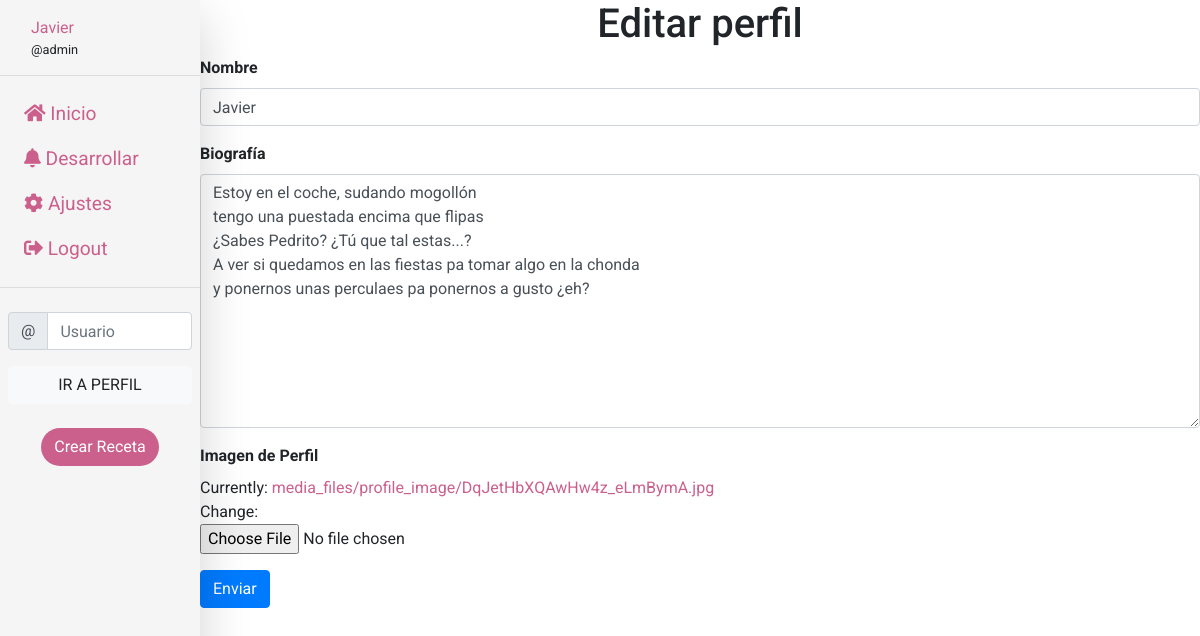
Page /edit-profile/ (signed in) on the committed database.
### base/models.py (models this page shows, shortened)
class Profile(models.Model):
    class Meta:
        verbose_name = u'Perfil de Usuario'
        verbose_name_plural = u'Perfiles de Usuarios'
    user = models.OneToOneField(User, verbose_name=u'Usuario asociado', on_delete=models.CASCADE)
    display_name = models.CharField(verbose_name=u'Nombre', max_length=15)
    bio = models.TextField(verbose_name=u'Biografía', max_length=256, blank=True)
    followers = models.ManyToManyField('self', verbose_name=u'Seguidores', related_name='Seguidores', blank=True, symmetrical=False)
    followed = models.ManyToManyField('self', verbose_name=u'Seguidos', related_name='Seguidos', blank=True, symmetrical=False)
    image = models.ImageField(upload_to='media_files/profile_image', default='media_files/profile_image/no-image.png')

### home/views.py (the view)
# urls.py: path('edit-profile/', views.edit_profile, name='edit-profile'),
def edit_profile(request):
    profile = request.user.profile
    form = ProfileForm(instance = profile)
    if request.method == 'POST':
        form = ProfileForm(request.POST, request.FILES, instance=profile)
        if form.is_valid():
            profile = form.save()
            return HttpResponseRedirect(reverse("home:show-feed"))
    replacements = {
        'form': form,
    }
    return render(request, 'home/edit-profile.html', replacements)

### base/forms.py
class ProfileForm(ModelForm):
    class Meta:
        model = Profile
        fields = ['display_name', 'bio', 'image']

### home/templates/home/edit-profile.html (shortened to what this page needs)
{% extends "base/dashboard.html" %}
{% load static %}
{% load widget_tweaks %}
{% block custom-css %}
    {{block.super}}
{% endblock %}
{% block contenido %}
<h1 class="text-center">Editar perfil</h1>
<form method='POST' enctype="multipart/form-data">
    <div class="form-group">
        <label><strong>Nombre</strong></label>
        {{ form.display_name|add_class:'form-control' }}
    </div>
    <div class="form-group">
        <label><strong>Biografía</strong></label>
        {{ form.bio|add_class:'form-control' }}
    </div>
    <div class="form-group">
        <label><strong>Imagen de Perfil</strong></label> <br>
        {{ form.image|add_class:'form-control-file'}}
    </div>
    <button type="submit" class="btn btn-primary">Enviar</button>
</form>
{% endblock %}

### base/templates/base/dashboard.html (shortened to what this page needs)
{% extends "base/base.html" %}
{% load static %}
{% block custom-css %}
	<link rel='stylesheet' type='text/css' media='screen' href="{% static 'home/feed.css' %}">
{% endblock %}
{% block body %}
<div class="container-fluid">
    <div class="row" style="height:100vh">
        <nav class="col-md-3 col-lg-2 md-hide shadow-lg h-100" style="padding: 0; z-index: 10; background-color: #f5f5f5">
            <div class="container mt-3">
                <div class="row pl-3">
                    <div class="col-lg-8 col-md-12">
                        <div class="container">
                            <div class="row">
                                <a href="{% url 'home:view-profile' username=request.user.username %}">{{request.user.profile.display_name}}</a>
                            </div>
                            <div class="row">
                                <small>@{{request.user.username}}</small>
                            </div>
                        </div>
                    </div>
                </div>
            </div>
            <hr>
            <nav class="nav flex-column ml-2" style="font-size: 1.2rem;">
                <a class="nav-link active" href="{% url 'home:show-feed' %}"><i class="fas fa-home"></i> Inicio</a>
                <a class="nav-link" href="#"><i class="fas fa-bell"></i> Desarrollar</a>
                <a class="nav-link" href="{% url 'home:edit-profile' %}"><i class="fas fa-cog"></i> Ajustes</a>
                <a class="nav-link" href="{% url 'home:custom-logout' %}"><i class="fas fa-sign-out-alt"></i> Logout</a>
            </nav>
            <hr>
            <div class="d-flex px-2 justify-content-center mt-4 w-100">
                <div clas="col-12">
                    <div class="container">
                        <div class="row">
                            <div class="input-group">
                                <div class="input-group-prepend">
                                    <span class="input-group-text">@</span>
                                </div>
                                <input type="text" class="form-control" id="search-username" placeholder="Usuario">
                            </div>
                        </div>
                    </div>
                    <button onclick="buscarUsuario()" type="button" class="w-100 btn btn-light mt-3">IR A PERFIL</button>
                </div>
            </div>
            <div class="row mt-4 justify-content-center">
                <a class="btn btn-crear" href="{% url 'home:new-recipe' %}">Crear Receta</a>
            </div>
        </nav>
        <div class="col-md-9 col-lg-10 col-12 p-0 w-100 contenido">
            {% block contenido %}
            {% endblock %}
        </div>
    </div>
</div>
{% endblock %}

### home/static/home/feed.css (style rules this page uses)
a { text-decoration: none !important; color: #CC608D !important; transition: 0.2s; }
body { font-family: 'Roboto', sans-serif !important; }
.contenido { height: 100vh; overflow: auto; }
.btn-crear { color: white !important; border-radius: 50px !important; background-color: #CC608D !important; transition: 0.2s; }

### rows in the picture
Profile: display_name "Javier", bio "Estoy en el coche, sudando mogollón tengo una puestada encima que flipas ¿Sabes Pedrito? ¿Tú que tal estas...? A ver si quedamos en las fiestas pa tomar algo en la chonda y ponernos unas perculaes pa ponernos a gusto ¿eh?"

### other values in the picture
{{ request.user.profile.display_name }} "Javier"
{{ request.user.username }} "admin"
